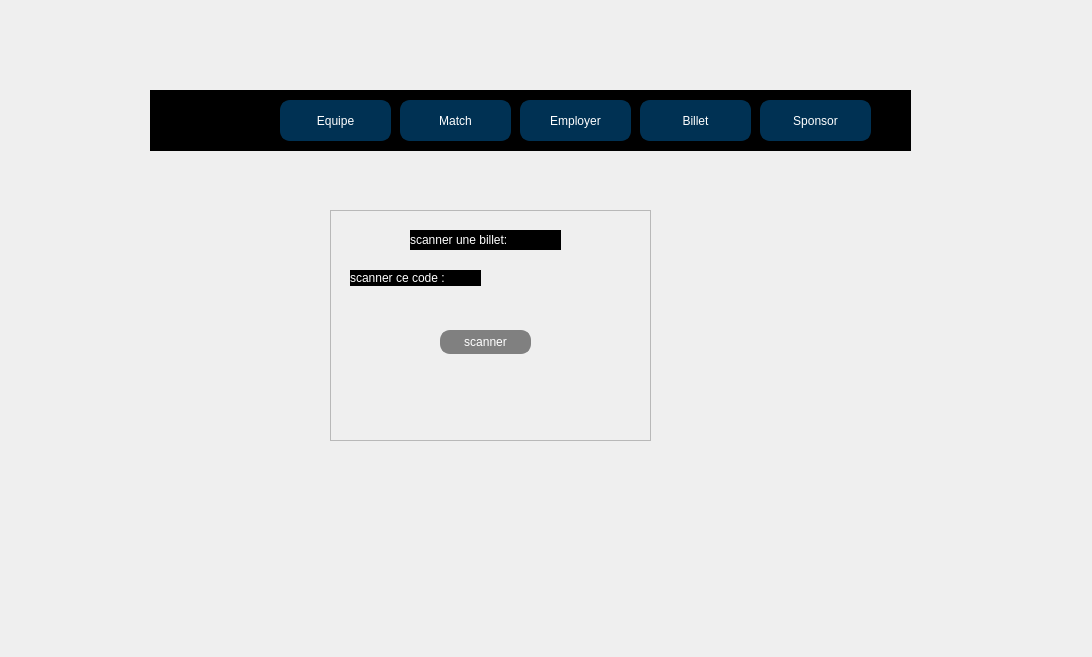
<?xml version="1.0" encoding="UTF-8"?>
<ui version="4.0">
 <class>billet</class>
 <widget class="QDialog" name="billet">
  <property name="geometry">
   <rect>
    <x>0</x>
    <y>0</y>
    <width>1092</width>
    <height>657</height>
   </rect>
  </property>
  <property name="windowTitle">
   <string>Dialog</string>
  </property>
  <widget class="QFrame" name="Mailing_5">
   <property name="geometry">
    <rect>
     <x>330</x>
     <y>210</y>
     <width>321</width>
     <height>231</height>
    </rect>
   </property>
   <property name="autoFillBackground">
    <bool>true</bool>
   </property>
   <property name="styleSheet">
    <string notr="true">QLabel {
    background-color: #000000;
    color: #FFFFFF;
}
</string>
   </property>
   <property name="frameShape">
    <enum>QFrame::Shape::StyledPanel</enum>
   </property>
   <property name="frameShadow">
    <enum>QFrame::Shadow::Raised</enum>
   </property>
   <widget class="QLabel" name="label_36">
    <property name="geometry">
     <rect>
      <x>80</x>
      <y>20</y>
      <width>151</width>
      <height>20</height>
     </rect>
    </property>
    <property name="text">
     <string>scanner une billet:</string>
    </property>
   </widget>
   <widget class="QLabel" name="label_37">
    <property name="geometry">
     <rect>
      <x>20</x>
      <y>60</y>
      <width>131</width>
      <height>16</height>
     </rect>
    </property>
    <property name="text">
     <string>scanner ce code :</string>
    </property>
   </widget>
   <widget class="QPushButton" name="pushButton_35">
    <property name="geometry">
     <rect>
      <x>110</x>
      <y>120</y>
      <width>91</width>
      <height>24</height>
     </rect>
    </property>
    <property name="styleSheet">
     <string notr="true">QPushButton {
    border: 2px solid #808080;   /* Grey border */
    border-radius: 10px;         /* Round the corners */
    padding: 0 8px;              /* Padding inside the button */
    background: #808080;         /* Grey background */
    color: white;                /* White text color */
}

QPushButton:hover {
    background-color: #505050;   /* Darker grey on hover */
}

</string>
    </property>
    <property name="text">
     <string>scanner</string>
    </property>
   </widget>
  </widget>
  <widget class="QFrame" name="frame">
   <property name="geometry">
    <rect>
     <x>150</x>
     <y>90</y>
     <width>761</width>
     <height>61</height>
    </rect>
   </property>
   <property name="styleSheet">
    <string notr="true">QLabel {
    background-color: #000000;
    color: #FFFFFF;
}
</string>
   </property>
   <property name="frameShape">
    <enum>QFrame::Shape::StyledPanel</enum>
   </property>
   <property name="frameShadow">
    <enum>QFrame::Shadow::Raised</enum>
   </property>
   <widget class="QPushButton" name="pushButton_38">
    <property name="geometry">
     <rect>
      <x>610</x>
      <y>10</y>
      <width>111</width>
      <height>41</height>
     </rect>
    </property>
    <property name="styleSheet">
     <string notr="true">QPushButton {
    border: 2px solid #003153;   /* Prussian Blue border */
    border-radius: 10px;         /* Round the corners */
    padding: 0 8px;              /* Padding inside the button */
    background: #003153;         /* Prussian Blue background */
    color: white;                /* White text color */
}

QPushButton:hover {
    background-color: #001f33; /* Darker Prussian blue on hover */
}

</string>
    </property>
    <property name="text">
     <string>Sponsor</string>
    </property>
   </widget>
   <widget class="QPushButton" name="pushButton_39">
    <property name="geometry">
     <rect>
      <x>490</x>
      <y>10</y>
      <width>111</width>
      <height>41</height>
     </rect>
    </property>
    <property name="styleSheet">
     <string notr="true">QPushButton {
    border: 2px solid #003153;   /* Prussian Blue border */
    border-radius: 10px;         /* Round the corners */
    padding: 0 8px;              /* Padding inside the button */
    background: #003153;         /* Prussian Blue background */
    color: white;                /* White text color */
}

QPushButton:hover {
    background-color: #001f33; /* Darker Prussian blue on hover */
}
</string>
    </property>
    <property name="text">
     <string>Billet</string>
    </property>
   </widget>
   <widget class="QPushButton" name="pushButton_40">
    <property name="geometry">
     <rect>
      <x>370</x>
      <y>10</y>
      <width>111</width>
      <height>41</height>
     </rect>
    </property>
    <property name="styleSheet">
     <string notr="true">QPushButton {
    border: 2px solid #003153;   /* Prussian Blue border */
    border-radius: 10px;         /* Round the corners */
    padding: 0 8px;              /* Padding inside the button */
    background: #003153;         /* Prussian Blue background */
    color: white;                /* White text color */
}

QPushButton:hover {
    background-color: #001f33; /* Darker Prussian blue on hover */
}
</string>
    </property>
    <property name="text">
     <string>Employer</string>
    </property>
   </widget>
   <widget class="QPushButton" name="pushButton_41">
    <property name="geometry">
     <rect>
      <x>250</x>
      <y>10</y>
      <width>111</width>
      <height>41</height>
     </rect>
    </property>
    <property name="styleSheet">
     <string notr="true">QPushButton {
    border: 2px solid #003153;   /* Prussian Blue border */
    border-radius: 10px;         /* Round the corners */
    padding: 0 8px;              /* Padding inside the button */
    background: #003153;         /* Prussian Blue background */
    color: white;                /* White text color */
}

QPushButton:hover {
    background-color: #001f33; /* Darker Prussian blue on hover */
}
</string>
    </property>
    <property name="text">
     <string>Match</string>
    </property>
   </widget>
   <widget class="QPushButton" name="pushButton_42">
    <property name="geometry">
     <rect>
      <x>130</x>
      <y>10</y>
      <width>111</width>
      <height>41</height>
     </rect>
    </property>
    <property name="styleSheet">
     <string notr="true">QPushButton {
    border: 2px solid #003153;   /* Prussian Blue border */
    border-radius: 10px;         /* Round the corners */
    padding: 0 8px;              /* Padding inside the button */
    background: #003153;         /* Prussian Blue background */
    color: white;                /* White text color */
}

QPushButton:hover {
    background-color: #001f33; /* Darker Prussian blue on hover */
}
</string>
    </property>
    <property name="text">
     <string>Equipe</string>
    </property>
   </widget>
   <widget class="QLabel" name="label_6">
    <property name="geometry">
     <rect>
      <x>10</x>
      <y>-10</y>
      <width>81</width>
      <height>71</height>
     </rect>
    </property>
    <property name="text">
     <string/>
    </property>
    <property name="pixmap">
     <pixmap>123-removebg-preview.png</pixmap>
    </property>
    <property name="scaledContents">
     <bool>true</bool>
    </property>
   </widget>
   <widget class="QLabel" name="label_8">
    <property name="geometry">
     <rect>
      <x>0</x>
      <y>0</y>
      <width>761</width>
      <height>71</height>
     </rect>
    </property>
    <property name="text">
     <string/>
    </property>
    <property name="scaledContents">
     <bool>true</bool>
    </property>
   </widget>
   <zorder>label_8</zorder>
   <zorder>pushButton_38</zorder>
   <zorder>pushButton_39</zorder>
   <zorder>pushButton_40</zorder>
   <zorder>pushButton_41</zorder>
   <zorder>pushButton_42</zorder>
   <zorder>label_6</zorder>
  </widget>
  <widget class="QLabel" name="label_7">
   <property name="geometry">
    <rect>
     <x>-30</x>
     <y>-20</y>
     <width>1141</width>
     <height>641</height>
    </rect>
   </property>
   <property name="text">
    <string/>
   </property>
   <property name="pixmap">
    <pixmap>stad.jpg</pixmap>
   </property>
   <property name="scaledContents">
    <bool>true</bool>
   </property>
  </widget>
  <zorder>label_7</zorder>
  <zorder>Mailing_5</zorder>
  <zorder>frame</zorder>
 </widget>
 <resources/>
 <connections/>
</ui>
